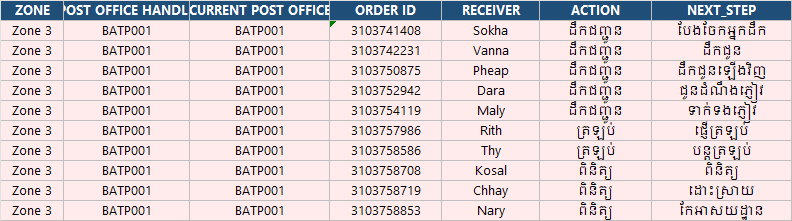

Here is the Python script that generated this plot:
import sys, os
sys.path.insert(0, r'c:\Users\DELL\Desktop\daily_push\push_bot')
import openpyxl
from openpyxl.styles import Font, PatternFill, Border, Side, Alignment
from openpyxl.utils import get_column_letter
from generate_report import DELIVERY_ACTION_MAP

wb = openpyxl.Workbook()
ws = wb.active
ws.title = 'Delivery'

headers = ['ZONE', 'POST OFFICE HANDLE', 'CURRENT POST OFFICE', 'ORDER ID', 'RECEIVER', 'ACTION', 'NEXT_STEP']
# Sample data with different statuses
rows = [
    ['Zone 3', 'BATP001', 'BATP001', '3103741408', 'Sokha', '400'],
    ['Zone 3', 'BATP001', 'BATP001', '3103742231', 'Vanna', '401'],
    ['Zone 3', 'BATP001', 'BATP001', '3103750875', 'Pheap', '402'],
    ['Zone 3', 'BATP001', 'BATP001', '3103752942', 'Dara', '420'],
    ['Zone 3', 'BATP001', 'BATP001', '3103754119', 'Maly', '430'],
    ['Zone 3', 'BATP001', 'BATP001', '3103757986', 'Rith', '460'],
    ['Zone 3', 'BATP001', 'BATP001', '3103758586', 'Thy', '470'],
    ['Zone 3', 'BATP001', 'BATP001', '3103758708', 'Kosal', '471'],
    ['Zone 3', 'BATP001', 'BATP001', '3103758719', 'Chhay', '472'],
    ['Zone 3', 'BATP001', 'BATP001', '3103758853', 'Nary', '480'],
]

hfill = PatternFill('solid', fgColor='1F4E78')
hfont = Font(name='Segoe UI', size=10, bold=True, color='FFFFFF')
thin = Side(style='thin', color='BFBFBF')
bdr = Border(left=thin, right=thin, top=thin, bottom=thin)
ctr = Alignment(horizontal='center', vertical='center')
red_fill = PatternFill('solid', fgColor='FFEBEB')
orange_fill = PatternFill('solid', fgColor='FCE4D6')
dfont = Font(name='Segoe UI', size=10)
bfont = Font(name='Segoe UI', size=10, bold=True)

for ci, h in enumerate(headers, 1):
    c = ws.cell(1, ci, h)
    c.fill = hfill
    c.font = hfont
    c.alignment = ctr
    c.border = bdr

for ri, row in enumerate(rows, 2):
    zone, handle, po, oid, recv, sc = row
    action, next_step = DELIVERY_ACTION_MAP.get(sc, ('', ''))
    values = [zone, handle, po, oid, recv, action, next_step]
    for ci, v in enumerate(values, 1):
        c = ws.cell(ri, ci, v)
        c.border = bdr
        c.alignment = ctr
        c.font = dfont
        c.fill = red_fill  # all urgent for demo

for ci, w in enumerate([9, 18, 20, 16, 14, 16, 20], 1):
    ws.column_dimensions[get_column_letter(ci)].width = w

out = r'c:\Users\DELL\Desktop\daily_push\sample_delivery_final.xlsx'
wb.save(out)
print(f'Saved: {out}')

import excel_to_image
buf = excel_to_image.excel_to_image(out)
img_path = r'c:\Users\DELL\Desktop\daily_push\sample_delivery_final.png'
with open(img_path, 'wb') as f:
    f.write(buf.getvalue())
print(f'Image: {img_path}')
